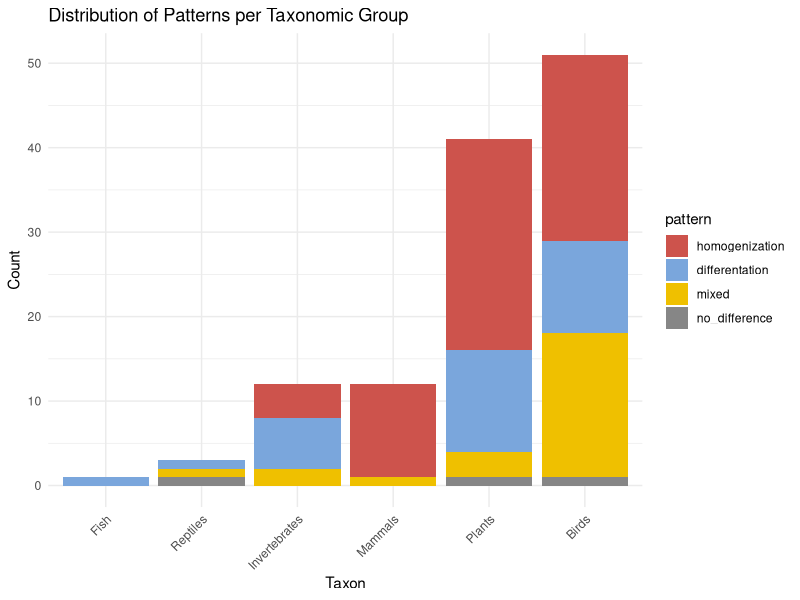
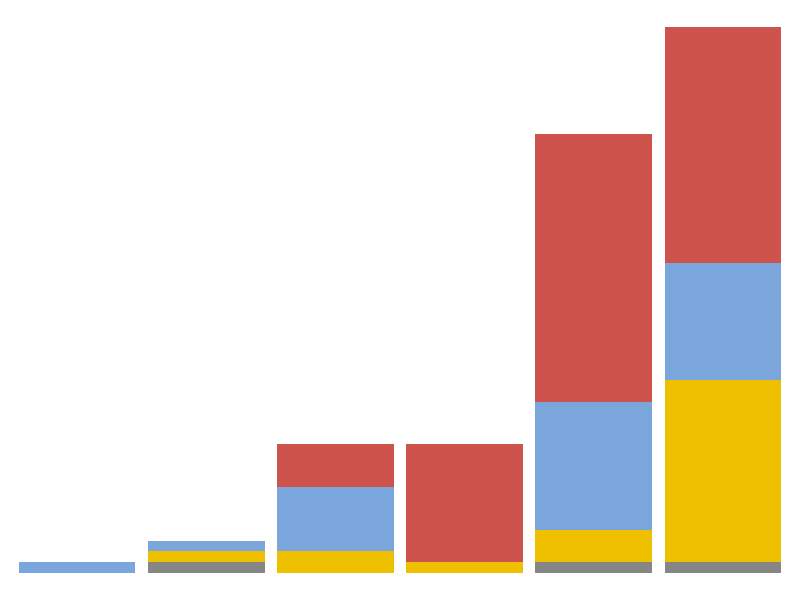
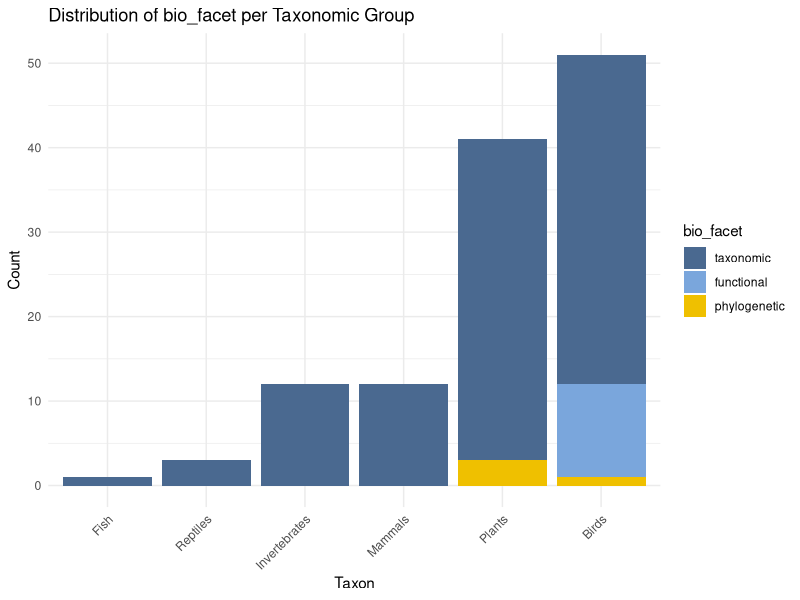
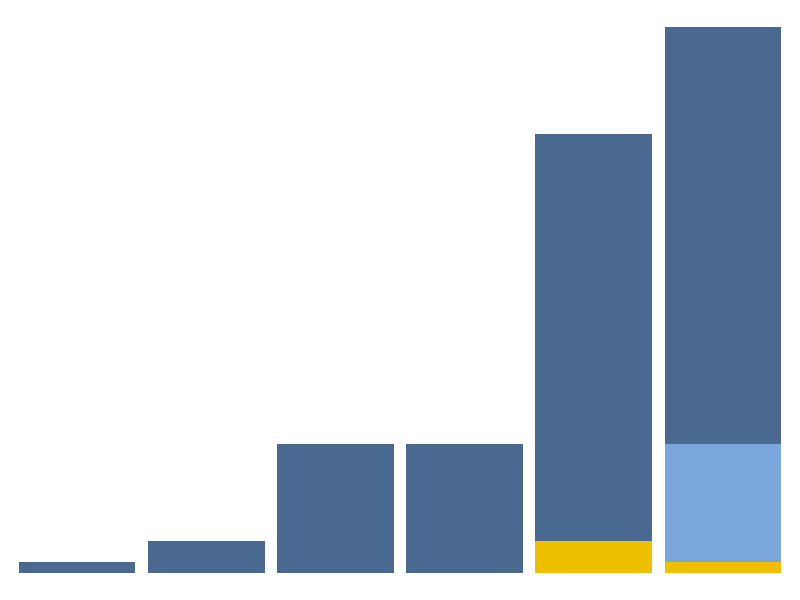

Reproduce these figures in R, in order.
library(dplyr)
library(ggplot2)
library(viridis)
library(forcats)

# Load your Excel file
data_filtered <- read.csv("Data/Figure2_Data_16_03_26_FILTERED.csv")  

unique(data_filtered$taxon); unique(data_filtered$pattern)

# Summarize and reorder
plot_data <- data_filtered %>%
  group_by(taxon, pattern) %>%
  summarise(count = n(), .groups = "drop") %>%
  group_by(taxon) %>%
  mutate(taxon_total = sum(count)) %>%
  ungroup() %>%
  mutate(taxon = fct_reorder(taxon, taxon_total))

# Reorder pattern factor to control stacking order (top = first)
plot_data$pattern <- factor(plot_data$pattern, levels = c(
  "homogenization",
  "differentation",
  "mixed",
  "no_difference"
))

# Define your custom colors
custom_colors <- c(
  "differentation" = "#7AA6DCFF",
  "homogenization"   = "#CD534CFF",
  "mixed"            = "#EFC000FF",
  "no_difference"    = "#868686FF"
)

# Reorder pattern factor to control stacking order (top = first)
plot_data$pattern <- factor(plot_data$pattern, levels = c(
  "homogenization",
  "differentation",
  "mixed",
  "no_difference"
))
# Plot
ggplot(plot_data, aes(x = taxon, y = count, 
                      fill = pattern)) +
  geom_bar(stat = "identity") +
  scale_fill_manual(values = custom_colors, 
                    name = "pattern") +
  labs(title = "Distribution of Patterns per Taxonomic Group",
       x = "Taxon", y = "Count") +
  theme_minimal() +
  theme(axis.text.x = element_text(angle = 45, hjust = 1))


# Plot without title, labels or graphical extras
ggplot(plot_data, aes(x = taxon, y = count, 
                      fill = pattern)) +
  geom_bar(stat = "identity") +
  scale_fill_manual(values = custom_colors, name = NULL) +
  theme_void() +  # Removes all axes and background
  theme(legend.position = "none")  # Removes legend



#####Diversity dimension

# Summarize and reorder
plot_data2 <- data_filtered %>%
  group_by(taxon, bio_facet) %>%
  summarise(count = n(), .groups = "drop") %>%
  group_by(taxon) %>%
  mutate(taxon_total = sum(count)) %>%
  ungroup() %>%
  mutate(taxon = fct_reorder(taxon, taxon_total))

# Define your custom colors
custom_colors2 <- c(
  "functional" = "#7AA6DCFF",
  "phylogenetic"  ="#EFC000FF",
  "taxonomic"   = "#4A6990FF"
)

# Reorder pattern factor to control stacking order (top = first)
plot_data2$bio_facet <- factor(plot_data2$bio_facet,
                              levels = c(
  "taxonomic",
  "functional",
  "phylogenetic"
  
))
# Plot
ggplot(plot_data2, aes(x = taxon, y = count, 
                       fill = bio_facet)) +
  geom_bar(stat = "identity") +
  scale_fill_manual(values = custom_colors2, 
                    name = "bio_facet") +
  labs(title = "Distribution of bio_facet per Taxonomic Group",
       x = "Taxon", y = "Count") +
  theme_minimal() +
  theme(axis.text.x = element_text(angle = 45, hjust = 1))


# Plot without title, labels or graphical extras
ggplot(plot_data2, aes(x = taxon, 
                      y = count, fill = bio_facet)) +
  geom_bar(stat = "identity") +
  scale_fill_manual(values = custom_colors2, name = NULL) +
  theme_void() +  # Removes all axes and background
  theme(legend.position = "none")  # Removes legend
